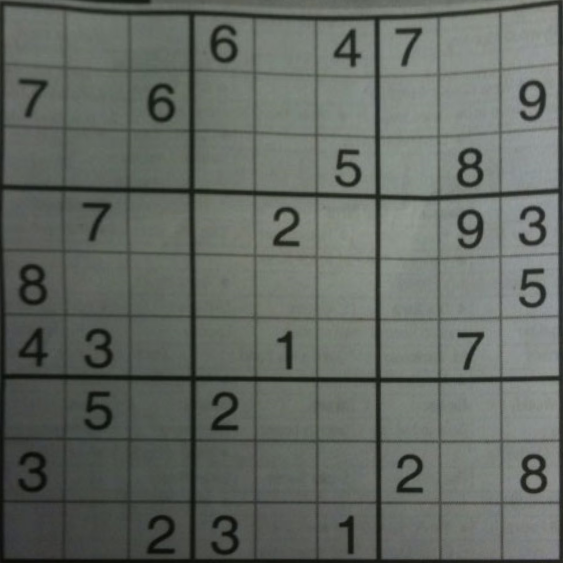
#> input picture imgs/sudoku.jpg, 563 x 563 px, given in place of the camera
$ python Video.py
#> lines starting #> are read from the running program, lines starting #| are printed output that depends on the picture; after the words box and inside, x2 and y2 are one past the last pixel; in counts of white or black regions, pixels touching at a corner belong together; pictures that were not available may be replaced by others from this repository, and a replacement may not be noted
### utils.py
import operator
import cv2 as cv
import joblib
import numpy as np
import os
import feature_extraction
import sudukoSolver
import pySudoku

from sudoku import Sudoku
import digit_detection
from skimage.feature import hog


def basic_preprocess(img):
    gray = img
    if len(img.shape) > 2:
        gray = cv.cvtColor(img, cv.COLOR_BGR2GRAY)
    blur = cv.GaussianBlur(gray, (5, 5), 2)
    threshold = cv.adaptiveThreshold(blur, 255, cv.ADAPTIVE_THRESH_GAUSSIAN_C, cv.THRESH_BINARY_INV, 11, 2)
    kernel = np.array([[0., 1., 0.], [1., 1., 1.], [0., 1., 0.]], np.uint8)
    dilated = cv.dilate(threshold, kernel)
    erod = cv.erode(dilated, kernel, iterations=2)
    return erod


def draw_corners(img, contours):
    polygon = contours[0]

    bottom_right, _ = max(enumerate([pt[0][0] + pt[0][1] for pt in
                                     polygon]), key=operator.itemgetter(1))
    top_left, _ = min(enumerate([pt[0][0] + pt[0][1] for pt in
                                 polygon]), key=operator.itemgetter(1))
    bottom_left, _ = min(enumerate([pt[0][0] - pt[0][1] for pt in
                                    polygon]), key=operator.itemgetter(1))
    top_right, _ = max(enumerate([pt[0][0] - pt[0][1] for pt in
                                  polygon]), key=operator.itemgetter(1))
    cv.circle(img, (polygon[bottom_left][0][0], polygon[bottom_left][0][1]), 3, (0, 0, 255), 3)
    cv.circle(img, (polygon[top_left][0][0], polygon[top_left][0][1]), 3, (0, 0, 255), 3)
    cv.circle(img, (polygon[bottom_right][0][0], polygon[bottom_right][0][1]), 3, (0, 0, 255), 3)
    cv.circle(img, (polygon[top_right][0][0], polygon[top_right][0][1]), 3, (0, 0, 255), 3)
    crop_rect = [polygon[top_left][0], polygon[top_right][0], polygon[bottom_right][0], polygon[bottom_left][0]]
    return img, crop_rect


def find_contours(img):
    contours, hierarchy = cv.findContours(img.copy(), cv.RETR_EXTERNAL, cv.CHAIN_APPROX_SIMPLE)
    contours = sorted(contours, key=cv.contourArea, reverse=True)
    return contours


def distance_between(p1, p2):
    a = np.abs(p1[0] - p2[0])
    b = np.abs(p2[0] - p2[0])
    return a + b


def find_grid(img, crop_rect):
    top_left, top_right, bottom_right, bottom_left = crop_rect[0], crop_rect[1], crop_rect[2], crop_rect[3]
    src = np.array([top_left, top_right, bottom_right, bottom_left], dtype='float32')

    side = max([distance_between(top_left, top_right), distance_between(top_left, bottom_left),
                distance_between(top_right, bottom_right),
                distance_between(bottom_right, bottom_left)])
    dst = np.array([[0, 0], [side, 0], [side, side], [0, side]], dtype='float32')
    m = cv.getPerspectiveTransform(src, dst)
    img = cv.warpPerspective(img, m, (int(side), int(side)))
    return img


def find_grid_cells(img, isVideo):
    big_stride = img.shape[:1]
    stride = int(big_stride[0] / 9)
    squares = []

    for i in range(9):
        for j in range(9):
            p1 = (i * stride + 5, j * stride + 5)
            p2 = ((i + 1) * stride, (j + 1) * stride)
            square = img[p1[0]:p2[0], p1[1]:p2[1]]
            if not isVideo:
                square = cv.rectangle(square, (0, 0), square.shape, (0, 0, 0), 5)
            squares.append(square)
    return squares


def extract_digits(img, isVideo):
    squares = find_grid_cells(img, isVideo)
    digits = []
    valid_descriptors = []
    for i, digit in enumerate(squares):
        w, h = digit.shape
        if w > 20 and h > 20:
            # cv.imshow('diog', digit)
            # digit = cv.pyrUp(digit)
            digit = cv.resize(digit, (28, 28), interpolation=cv.INTER_AREA)

            descriptors = hog(digit, orientations=8, pixels_per_cell=(4, 4), cells_per_block=(7, 7))
            non_empty = np.count_nonzero(descriptors)
            if non_empty < 20:
                digits.append(0)
            else:
                digits.append(descriptors)
            cv.imwrite(f'imgs/digits/digit{i + 1}.jpg', digit)
    return digits, valid_descriptors, squares


# [50 lines left out: functions create_board, create_board_knn_cv, not called in this run]


def create_board_knn(board, squares):
    result = []
    images = load_images_from_folder()
    clf = joblib.load("knn_model.pkl")
    final_board = []
    for i, digit in enumerate(board):
        if isinstance(digit, np.ndarray):
            digit1 = digit.reshape(1, -1)
            nbr = clf.predict(digit1)
            predict_proba = clf.predict_proba(digit1)
            acc = predict_proba[0][nbr]
            res = []
            print('accuracy', acc, nbr[0])
            if acc[0] < 0.8:
                for image in images:
                    match = digit_detection.flann_matcher(image, squares[i], True)
                    res.append(match)
                highest = np.array(res).argmax()
                print(res)
                print('highest', highest + 1)
                result.append(highest + 1)
            else:
                result.append(str(nbr[0]))
        else:
            result.append(0)
    # result = np.array(result).reshape((9, 9))
    return result


#
# [7 lines left out: function solve_sudoku, not called in this run]


def load_images_from_folder():
    images = []
    paths = ['imgs/templates1/1.png',
             'imgs/templates1/2.png',
             'imgs/templates1/3.png',
             'imgs/templates1/4.png',
             'imgs/templates1/5.png',
             'imgs/templates1/6.png',
             'imgs/templates1/7.png',
             'imgs/templates1/8.png',
             'imgs/templates1/9.png']

    paths1 = ['imgs/templates1/1.jpg',
              'imgs/templates1/2.jpg',
              'imgs/templates1/3.jpg',
              'imgs/templates1/4.jpg',
              'imgs/templates1/5.jpg',
              'imgs/templates1/6.jpg',
              'imgs/templates1/7.jpg',
              'imgs/templates1/8.jpg',
              'imgs/templates1/9.jpg']
    for path in paths1:
        img = cv.imread(path)
        if img is not None:
            images.append(img)
    return images


# [38 lines left out: function solve_paint_sudoku, not called in this run]

### digit_detection.py
import joblib

import utils

from sklearn.model_selection import train_test_split
from sklearn.svm import SVC
from sklearn.neighbors import KNeighborsClassifier
from sklearn import datasets

from skimage.feature import hog
from sklearn.svm import LinearSVC
import cv2 as cv
import numpy as np

import pandas as pd
import os
import feature_extraction
from scipy import spatial


# [146 lines left out: functions prepare_imgs, classify_knn, predict, classify_linearSVC, knn_matcher, not called in this run]

def flann_matcher(img, templ, digits):
    if digits:
        img = cv.resize(img, (64, 64), interpolation=cv.INTER_CUBIC)
        templ = cv.resize(templ, (64, 64), interpolation=cv.INTER_CUBIC)
    else:
        templ = cv.resize(templ, img.shape, interpolation=cv.INTER_CUBIC)

    print(templ.shape)
    fast = cv.FastFeatureDetector_create()
    kp1 = fast.detect(img)
    kp2 = fast.detect(templ)
    good = []
    try:
        # Match descriptors.
        sift = cv.SIFT_create()
        # find the keypoints and descriptors with SIFT
        kp1, des1 = sift.compute(img, kp1)
        kp2, des2 = sift.compute(templ, kp2)
        # FLANN parameters
        FLANN_INDEX_KDTREE = 1
        index_params = dict(algorithm=FLANN_INDEX_KDTREE, trees=3)
        search_params = dict(checks=50)  # or pass empty dictionary
        flann = cv.FlannBasedMatcher(index_params, search_params)
        matches = flann.knnMatch(des1, des2, k=2)
        # Need to draw only good matches, so create a mask
        matchesMask = [[0, 0] for i in range(len(matches))]
        # ratio test as per Lowe's paper
        for i, (m, n) in enumerate(matches):
            if m.distance < 0.7 * n.distance:
                # matchesMask[i] = [1, 0]
                good.append([m])
        draw_params = dict(matchColor=(0, 255, 0),
                           singlePointColor=(255, 0, 0),
                           matchesMask=matchesMask,
                           flags=cv.DrawMatchesFlags_DEFAULT)
        img3 = cv.drawMatchesKnn(img, kp1, templ, kp2, matches, None, **draw_params)

        # print(matchesMask)
        cv.imshow('template', img3)
        # cv.waitKey()
    except Exception as e:
        good.append(0)
        print("Error in matching", e)
    print('accuracy: ', len(good))

    return len(good)


# [27 lines that do not run on import are left out]

### Video.py
import math
import operator

import cv2 as cv
import numpy as np
import utils
import sudoku_solver
from threading import Thread
import digit_detection
from multiprocessing import Pool

cap = cv.VideoCapture(0)
count = 0

if __name__ == '__main__':
    to_soclve = []

    while True:
        ret, frame = cap.read()
#> frame is the input picture: shape (563, 563, 3); mean B, G, R 98.3, 104.3, 99.1
        orig_img = frame.copy()
        # img = cv.pyrUp(img)
        dilated = utils.basic_preprocess(frame)
#> in basic_preprocess, `threshold = cv.adaptiveThreshold(blur, 255, cv.ADAPTIVE_THRESH_GAUSSIA..`:
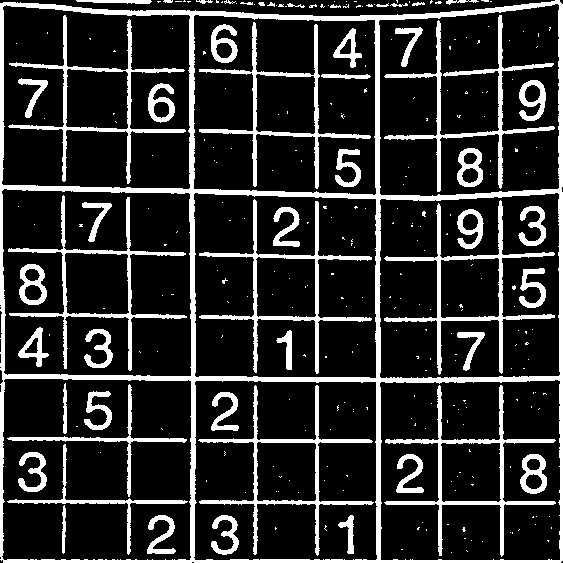
#> threshold: shape (563, 563); 17.7% white; 293 white regions (240 under 20 px), largest, box (x1, y1, x2, y2) and area: (0, 0, 563, 563) 20119, (384, 15, 555, 192) 2652, (384, 200, 555, 375) 2652
#> in basic_preprocess, `dilated = cv.dilate(threshold, kernel)`: dilated: shape (563, 563); 25.7% white; 241 white regions (183 under 20 px), largest, box (x1, y1, x2, y2) and area: (0, 0, 563, 563) 58104, (7, 194, 188, 372) 3832, (18, 263, 48, 306) 768
#> in basic_preprocess, `erod = cv.erode(dilated, kernel, iterations=2)`:
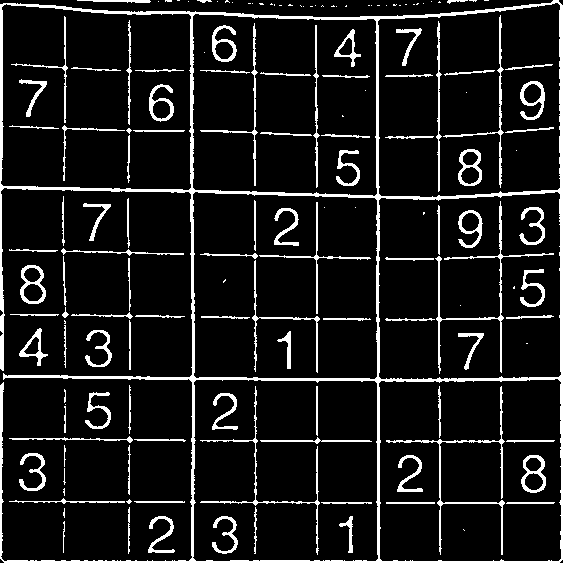
#> erod: shape (563, 563); 10.2% white; 152 white regions (56 under 20 px)
        # Contours
        contours = utils.find_contours(dilated)
#> in find_contours, `contours, hierarchy = cv.findContours(img.copy(), cv.RETR_EXTERNAL, cv..`: contours = 76 contours, 48 with area under 20; largest, box (x1, y1, x2, y2) and area: (0, 0, 563, 563) 239696, (20, 265, 46, 304) 754, (19, 328, 48, 366) 385, (19, 453, 46, 491) 239, (148, 516, 175, 553) 224
        if len(contours) > 0:
            img, crop_rect = utils.draw_corners(dilated, contours)
#> in draw_corners, `polygon = contours[0]`: polygon = contour of 411 points, box (x1, y1, x2, y2) (0, 0, 563, 563), area 239696
#> in draw_corners, `bottom_right, _ = max(enumerate([pt[0][0] + pt[0][1] for pt in polygon..`: bottom_right = 406
#> in draw_corners, `top_left, _ = min(enumerate([pt[0][0] + pt[0][1] for pt in polygon]), ..`: top_left = 92
#> in draw_corners, `bottom_left, _ = min(enumerate([pt[0][0] - pt[0][1] for pt in polygon]..`: bottom_left = 404
#> in draw_corners, `top_right, _ = max(enumerate([pt[0][0] - pt[0][1] for pt in polygon]),..`: top_right = 410
#> in draw_corners, `cv.circle(img, (polygon[bottom_left][0][0], polygon[bottom_left][0][1]..`: img: shape (563, 563); 10.2% white; 154 white regions (57 under 20 px), largest, box (x1, y1, x2, y2) and area: (0, 0, 563, 563) 12684, (435, 201, 554, 374) 955, (386, 386, 505, 555) 933
#> in draw_corners, `cv.circle(img, (polygon[top_left][0][0], polygon[top_left][0][1]), 3, ..`: img: shape (563, 563); 10.2% white; 155 white regions (58 under 20 px), largest, box (x1, y1, x2, y2) and area: (0, 0, 563, 563) 12662, (435, 201, 554, 374) 955, (386, 386, 505, 555) 933
#> in draw_corners, `cv.circle(img, (polygon[bottom_right][0][0], polygon[bottom_right][0][..`: img: shape (563, 563); 10.2% white; 156 white regions (59 under 20 px), largest, box (x1, y1, x2, y2) and area: (0, 0, 563, 563) 12640, (435, 201, 554, 374) 955, (386, 386, 505, 555) 933
#> in draw_corners, `cv.circle(img, (polygon[top_right][0][0], polygon[top_right][0][1]), 3..`: img: shape (563, 563); 10.1% white; 157 white regions (60 under 20 px), largest, box (x1, y1, x2, y2) and area: (0, 1, 563, 563) 12613, (435, 201, 554, 374) 955, (386, 386, 505, 555) 933
#> in draw_corners, `crop_rect = [polygon[top_left][0], polygon[top_right][0], polygon[bott..`: crop_rect = [[0, 4], [558, 0], [559, 562], [0, 558]]
#> crop_rect = [[0, 4], [558, 0], [559, 562], [0, 558]]
            img = utils.find_grid(img, crop_rect)
#> in find_grid, `top_left, top_right, bottom_right, bottom_left = crop_rect[0], crop_re..`: top_left = [0, 4]; top_right = [558, 0]; bottom_right = [559, 562]; bottom_left = [0, 558]
#> in find_grid, `src = np.array([top_left, top_right, bottom_right, bottom_left], dtype..`: src = [[0, 4], [558, 0], [559, 562], [0, 558]]
#> in distance_between, `a = np.abs(p1[0] - p2[0])`: a = 558
#> in distance_between, `b = np.abs(p2[0] - p2[0])`: b = 0
#> in find_grid, `side = max([distance_between(top_left, top_right), distance_between(to..`: side = 559
#> in find_grid, `dst = np.array([[0, 0], [side, 0], [side, side], [0, side]], dtype='fl..`: dst = [[0, 0], [559, 0], [559, 559], [0, 559]]
#> in find_grid, `m = cv.getPerspectiveTransform(src, dst)`: m = [[1.02, 0, 1.11e-16], [0.00725, 1.01, -4.04], [2.59e-05, 3.19e-06, 1]]
#> in find_grid, `img = cv.warpPerspective(img, m, (int(side), int(side)))`:
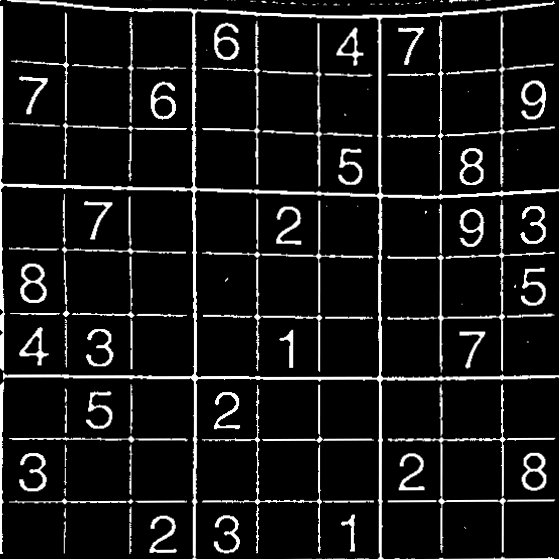
#> img: shape (559, 559); min 0, max 255, mean 23.7
            digits, numbers_descriptors, squares = utils.extract_digits(img, True)
#> after the loop in find_grid_cells, `for i in range(9):`: squares = 81 items
#> the loop in extract_digits, `for i, digit in enumerate(squares):` made 81 passes
#> non_empty on passes 1 to 12: 15, 20, 50, 132, 43, 107, 90, 52, 34, 63, 16, 125
#> digits = 81 items; numbers_descriptors = []; squares = 81 items
            cv.imshow('img before', img)

            # if count % 15 == 0:

            templ = cv.imread('polished.jpg', 0)
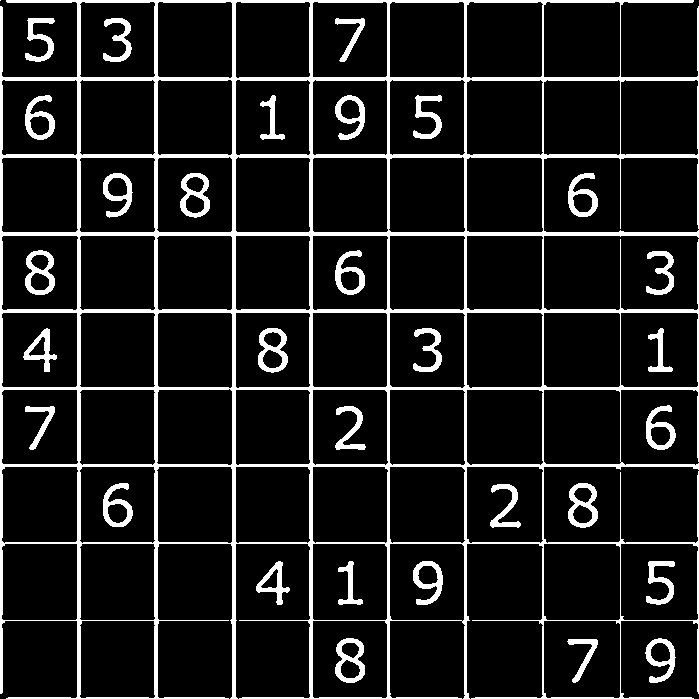
#> input picture polished.jpg, 699 x 699 px
#> templ is the input picture: shape (699, 699); min 0, max 255, mean 29.4
            images = utils.load_images_from_folder()
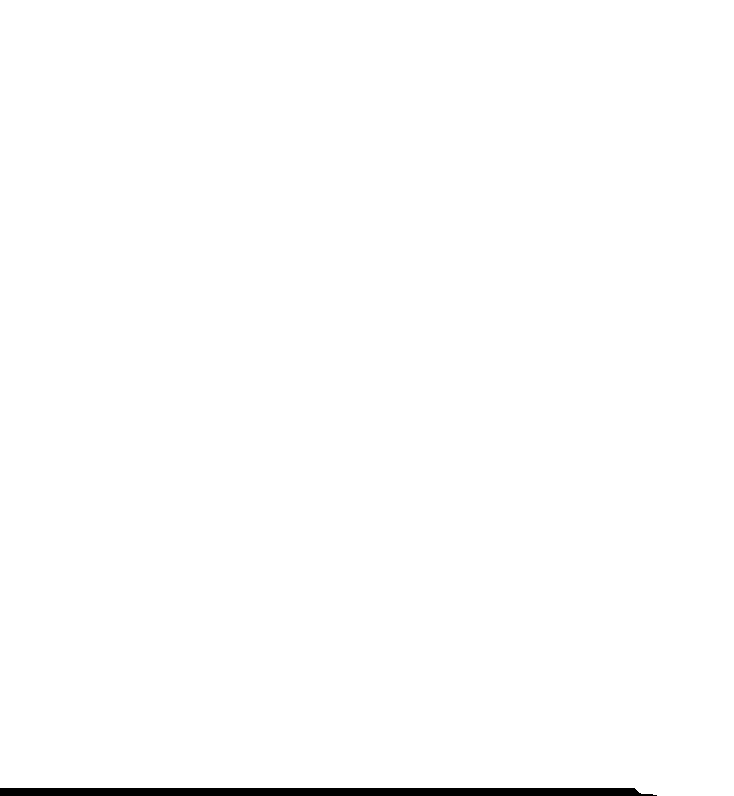
#> input picture imgs/1.png, 734 x 796 px, given in place of 1.jpg, which was not available
#> in load_images_from_folder, img is the input picture: shape (796, 734, 3); values 254 (black) and 255 (white), 99.1% white; 1 black region, box (x1, y1, x2, y2) and area: (0, 788, 657, 796) 5136
            result = []
            match = digit_detection.flann_matcher(img, templ, False)
#> in flann_matcher, `templ = cv.resize(templ, img.shape, interpolation=cv.INTER_CUBIC)`:
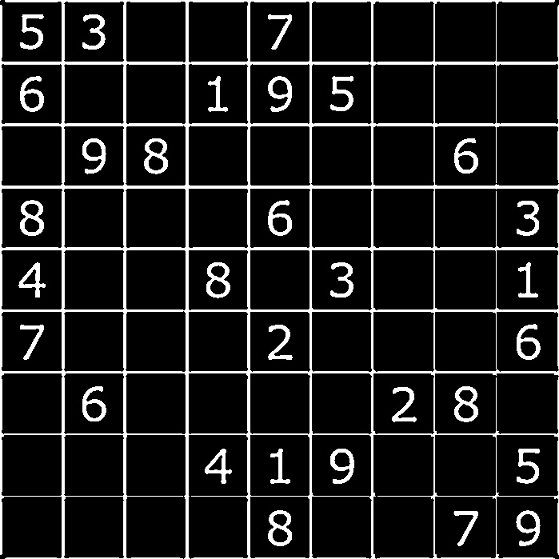
#> templ: shape (559, 559); min 0, max 255, mean 29.8
#| (559, 559)
#> in flann_matcher, `kp1 = fast.detect(img)`: kp1 = 1322 keypoints; strongest (x, y, size): (282, 3, 7), (292, 3, 7), (396, 3, 7), (419, 3, 7)
#> in flann_matcher, `kp2 = fast.detect(templ)`: kp2 = 1151 keypoints; strongest (x, y, size): (121, 3, 7), (83, 17, 7), (246, 60, 7), (524, 216, 7)
#> in flann_matcher, `matches = flann.knnMatch(des1, des2, k=2)`: matches = 1322 matches
#> in flann_matcher, `matchesMask = [[0, 0] for i in range(len(matches))]`: matchesMask = 1322 pairs, first value 0 to 0, second value 0 to 0
#> after the loop in flann_matcher, `for i, (m, n) in enumerate(matches):`: good = 14 matches
#> in flann_matcher, `draw_params = dict(matchColor=(0, 255, 0), singlePointColor=(255, 0, 0..`: draw_params = 4 items
#> in flann_matcher, `img3 = cv.drawMatchesKnn(img, kp1, templ, kp2, matches, None, **draw_p..`:
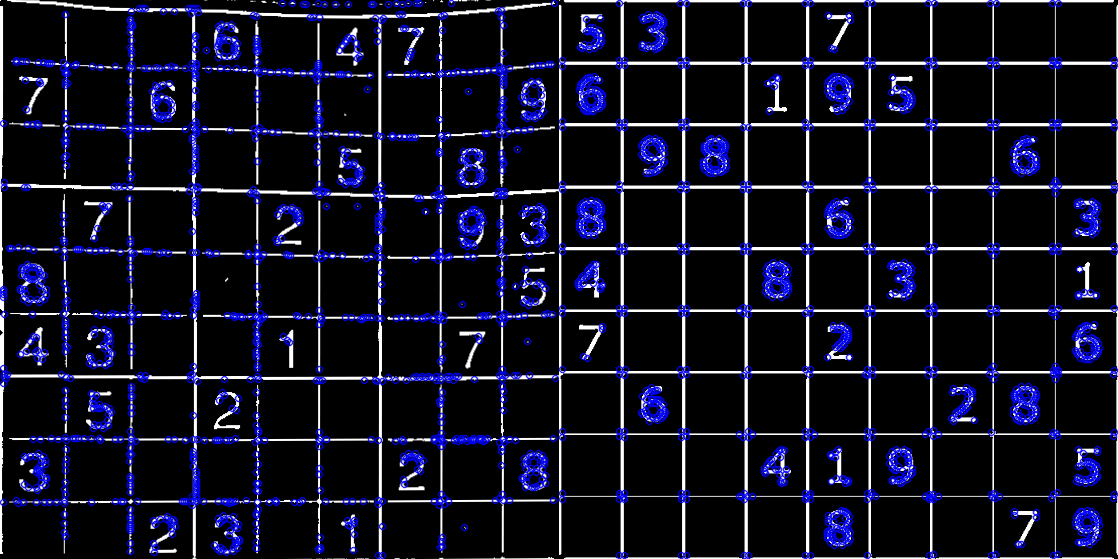
#> img3: shape (559, 1118, 3); mean of channels 0, 1, 2 38.4, 19.9, 19.9; drawn as B, G, R
#| accuracy:  14
#> match = 14
            if match > 30:
                print(count)

            if cv.waitKey(40) == 27:

#> (key Esc is pressed here)
#> (the run stopped early here; a loop or call above may not have finished)
